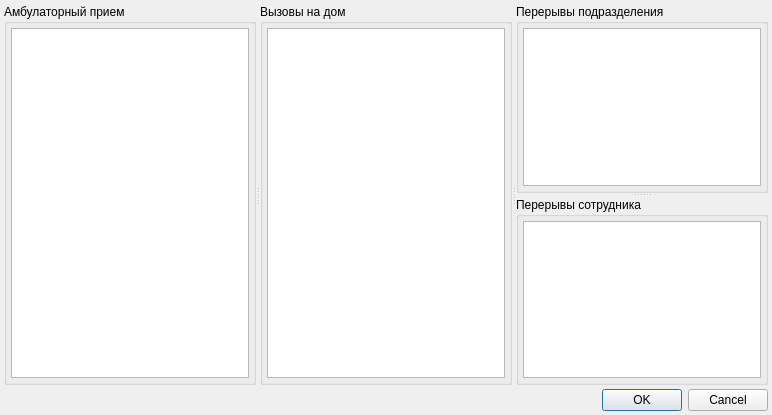
<?xml version="1.0" encoding="UTF-8"?>
<ui version="4.0">
 <class>PlanNumbersDialog</class>
 <widget class="QDialog" name="PlanNumbersDialog">
  <property name="geometry">
   <rect>
    <x>0</x>
    <y>0</y>
    <width>772</width>
    <height>415</height>
   </rect>
  </property>
  <property name="windowTitle">
   <string>Номерки</string>
  </property>
  <layout class="QVBoxLayout" name="verticalLayout_5">
   <property name="spacing">
    <number>4</number>
   </property>
   <property name="margin">
    <number>4</number>
   </property>
   <item>
    <widget class="QSplitter" name="splitter_2">
     <property name="sizePolicy">
      <sizepolicy hsizetype="Expanding" vsizetype="Expanding">
       <horstretch>0</horstretch>
       <verstretch>0</verstretch>
      </sizepolicy>
     </property>
     <property name="orientation">
      <enum>Qt::Horizontal</enum>
     </property>
     <property name="childrenCollapsible">
      <bool>false</bool>
     </property>
     <widget class="QGroupBox" name="grpAmbNumbers">
      <property name="title">
       <string>Амбулаторный прием</string>
      </property>
      <layout class="QVBoxLayout" name="verticalLayout">
       <property name="spacing">
        <number>4</number>
       </property>
       <property name="margin">
        <number>4</number>
       </property>
       <item>
        <widget class="CTableView" name="tblAmbNumbers"/>
       </item>
      </layout>
     </widget>
     <widget class="QGroupBox" name="grpHomeNumbers">
      <property name="title">
       <string>Вызовы на дом</string>
      </property>
      <layout class="QVBoxLayout" name="verticalLayout_2">
       <property name="spacing">
        <number>4</number>
       </property>
       <property name="margin">
        <number>4</number>
       </property>
       <item>
        <widget class="CTableView" name="tblHomeNumbers"/>
       </item>
      </layout>
     </widget>
     <widget class="QSplitter" name="splitter">
      <property name="sizePolicy">
       <sizepolicy hsizetype="Expanding" vsizetype="Expanding">
        <horstretch>0</horstretch>
        <verstretch>0</verstretch>
       </sizepolicy>
      </property>
      <property name="orientation">
       <enum>Qt::Vertical</enum>
      </property>
      <property name="childrenCollapsible">
       <bool>false</bool>
      </property>
      <widget class="QGroupBox" name="grpOrgStructureGaps">
       <property name="title">
        <string>Перерывы подразделения</string>
       </property>
       <layout class="QVBoxLayout" name="verticalLayout_3">
        <property name="spacing">
         <number>4</number>
        </property>
        <property name="margin">
         <number>4</number>
        </property>
        <item>
         <widget class="CTableView" name="tblOrgStructureGaps"/>
        </item>
       </layout>
      </widget>
      <widget class="QGroupBox" name="grpPersonGaps">
       <property name="title">
        <string>Перерывы сотрудника</string>
       </property>
       <layout class="QVBoxLayout" name="verticalLayout_4">
        <property name="spacing">
         <number>4</number>
        </property>
        <property name="margin">
         <number>4</number>
        </property>
        <item>
         <widget class="CTableView" name="tblPersonGaps"/>
        </item>
       </layout>
      </widget>
     </widget>
    </widget>
   </item>
   <item>
    <widget class="QDialogButtonBox" name="buttonBox">
     <property name="standardButtons">
      <set>QDialogButtonBox::Cancel|QDialogButtonBox::Ok</set>
     </property>
    </widget>
   </item>
  </layout>
 </widget>
 <customwidgets>
  <customwidget>
   <class>CTableView</class>
   <extends>QTableView</extends>
   <header>library/TableView.h</header>
  </customwidget>
 </customwidgets>
 <tabstops>
  <tabstop>tblAmbNumbers</tabstop>
  <tabstop>tblHomeNumbers</tabstop>
  <tabstop>tblOrgStructureGaps</tabstop>
  <tabstop>tblPersonGaps</tabstop>
  <tabstop>buttonBox</tabstop>
 </tabstops>
 <resources/>
 <connections>
  <connection>
   <sender>buttonBox</sender>
   <signal>accepted()</signal>
   <receiver>PlanNumbersDialog</receiver>
   <slot>accept()</slot>
   <hints>
    <hint type="sourcelabel">
     <x>642</x>
     <y>406</y>
    </hint>
    <hint type="destinationlabel">
     <x>488</x>
     <y>412</y>
    </hint>
   </hints>
  </connection>
  <connection>
   <sender>buttonBox</sender>
   <signal>rejected()</signal>
   <receiver>PlanNumbersDialog</receiver>
   <slot>reject()</slot>
   <hints>
    <hint type="sourcelabel">
     <x>658</x>
     <y>403</y>
    </hint>
    <hint type="destinationlabel">
     <x>654</x>
     <y>415</y>
    </hint>
   </hints>
  </connection>
 </connections>
</ui>
